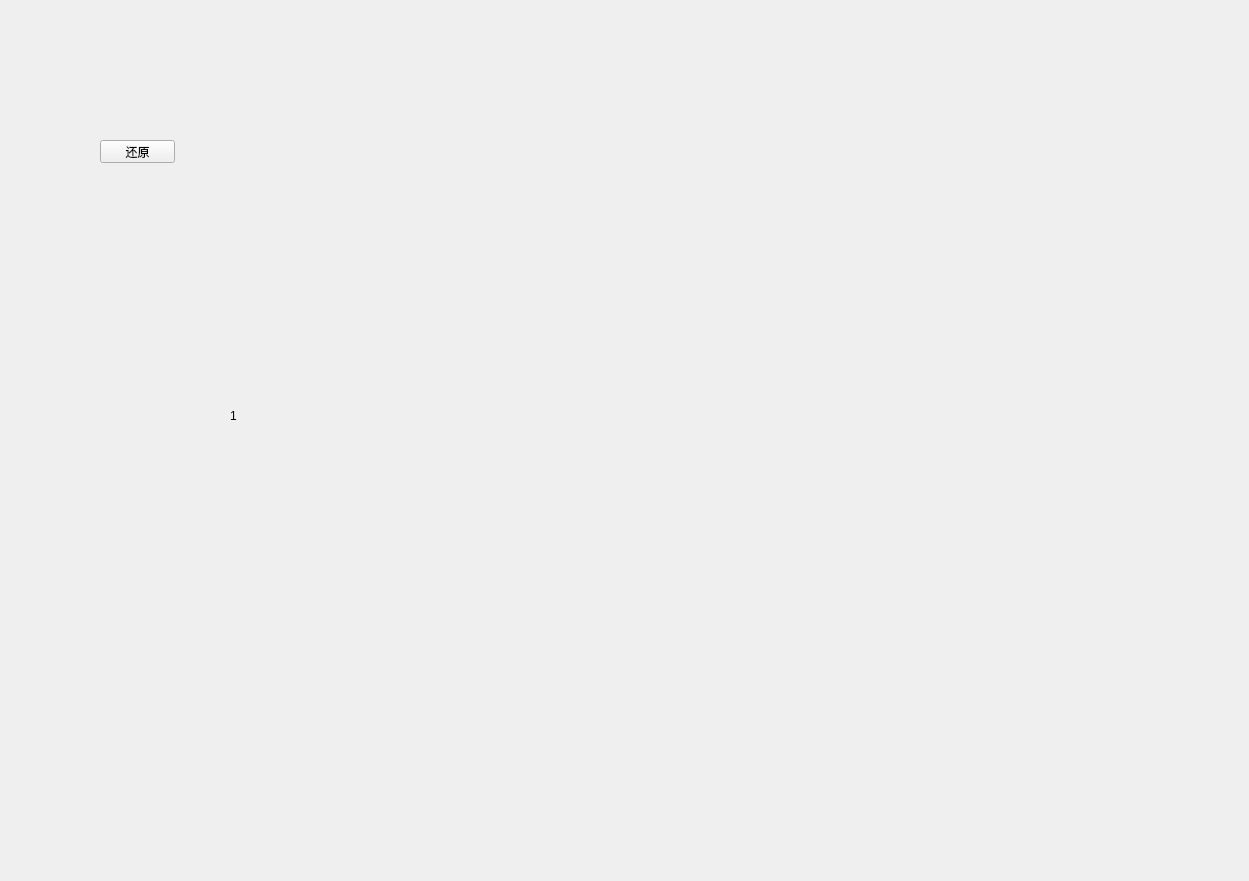
<?xml version="1.0" encoding="UTF-8"?>
<ui version="4.0">
 <class>Form</class>
 <widget class="QWidget" name="Form">
  <property name="geometry">
   <rect>
    <x>0</x>
    <y>0</y>
    <width>1249</width>
    <height>881</height>
   </rect>
  </property>
  <property name="windowTitle">
   <string>Form</string>
  </property>
  <widget class="QWidget" name="widget" native="true">
   <property name="geometry">
    <rect>
     <x>10</x>
     <y>10</y>
     <width>1231</width>
     <height>861</height>
    </rect>
   </property>
   <widget class="QLabel" name="label">
    <property name="geometry">
     <rect>
      <x>220</x>
      <y>20</y>
      <width>971</width>
      <height>771</height>
     </rect>
    </property>
    <property name="text">
     <string>1</string>
    </property>
   </widget>
   <widget class="QPushButton" name="pushButton">
    <property name="geometry">
     <rect>
      <x>90</x>
      <y>130</y>
      <width>75</width>
      <height>23</height>
     </rect>
    </property>
    <property name="text">
     <string>还原</string>
    </property>
   </widget>
  </widget>
 </widget>
 <resources/>
 <connections/>
</ui>
